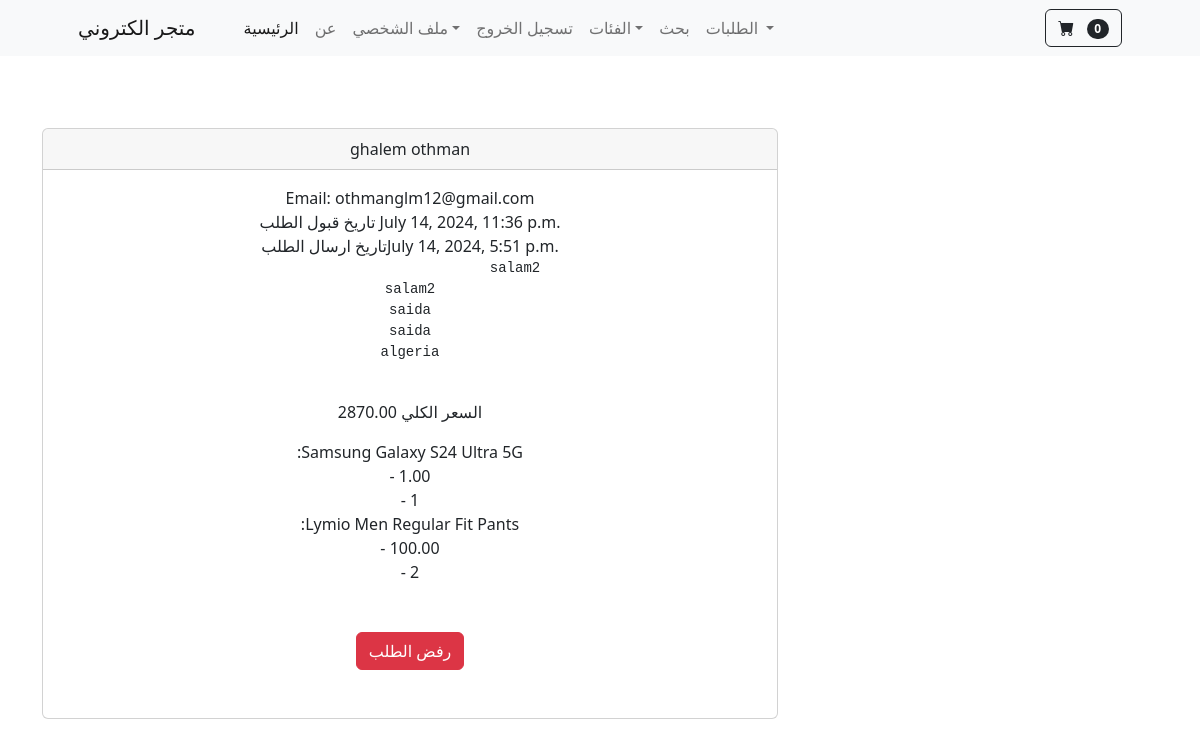
The page /payment/order/13/ (signed in) on the database its author committed.
### payment/models.py (models this page shows, shortened)
class Order(models.Model):
    user = models.ForeignKey(User, on_delete=models.CASCADE, null=True, blank=True)
    full_name = models.CharField(max_length=100)
    email = models.EmailField(max_length=50)
    shipping_address = models.TextField(max_length=1000)
    amount_paid = models.DecimalField(max_digits=7,decimal_places=2)
    date_order = models.DateTimeField(auto_now_add=True)
    shipped = models.BooleanField(default=False)
    date_shipped = models.DateTimeField(blank=True, null=True)

class OrderItem(models.Model):
    order = models.ForeignKey(Order, on_delete=models.CASCADE, null=True)
    product = models.ForeignKey(Product, on_delete=models.CASCADE, null=True)
    user = models.ForeignKey(User, on_delete=models.CASCADE, null=True, blank=True)
    quantity = models.PositiveBigIntegerField(default=1)
    price = models.DecimalField(max_digits=7,decimal_places=2)

### store/models.py (models this page shows)
class Product(models.Model):
    name        = models.CharField(max_length=50)
    price       = models.DecimalField(default=0 ,decimal_places=2, max_digits=6)
    category    = models.ForeignKey(Category, on_delete=models.CASCADE, default=1)
    description = models.CharField(max_length=200, default='', blank=True, null=True )
    image       = models.ImageField(upload_to='upload/product')
    is_sale     = models.BooleanField(default=False)
    sale_price  = models.DecimalField(default=0,decimal_places=2,max_digits=6)
    def __str__(self):
        return self.name

### payment/views.py (the view, shortened to what this page needs)
# urls.py: path('order/<int:pk>/',views.orders, name='orders'),
def orders(request,pk):
    if request.user.is_authenticated and request.user.is_superuser:
        order = Order.objects.get(id=pk)
        items = OrderItem.objects.filter(order=pk)
        return render(request, 'payment/orders.html', {'order':order, 'items':items})

### cart/cart.py (called while the page is built)
    def __len__(self):
        return len(self.cart)

### cart/context_processors.py (called while the page is built)
def cart(request):
    return {'cart':Cart(request)}

### payment/templates/payment/orders.html (shortened to what this page needs)
{% extends 'base.html' %}
{% block content %}
<center>
<div class="container">
    <div class="row">
            <div class="col-8">
                <br><br><br>
                <div class="card text-center">
                    <div class="card-header">
                        {{order.full_name}}
                    </div>
                    <div class="card-body">
                        Email: {{order.email}}<br>
                        {% if order.shipped %}
                         تاريخ قبول الطلب {{order.date_shipped}}<br>
                         تاريخ ارسال الطلب{{order.date_order}}<br>
                        {% else %}
                        تاريخ ارسال الطلب{{order.date_order}}<br>
                        {% endif %}
                        <pre>
                         {{order.shipping_address}}
                        </pre>
                        السعر الكلي {{order.amount_paid}}
                    </div>
                        {% for item in items %}
                        :{{item.product}}<br>  - {{item.price}} <br> - {{item.quantity}}</h5><br>
                        {% endfor %}
                        <br><br>
                        {% if not order.shipped %}
                        <form method="POST">
                           {% csrf_token %}
                           <input type="hidden" name="shipped_status" value="true">
                           <button type="submit" class="btn btn-success">قبول الطلب </button>
                       </form>
                       {% else %}
                       <form method="POST">
                           <button type="submit" class="btn btn-danger"> رفض الطلب </button>
                       </form>
                       {% endif %}
                       <br><br>
                    </div>
                  </div>
            </div>
    </div>
</center>
<br><br><br><br><br>
{% endblock %}

### rows shown on the page
Order: full_name "ghalem othman", email "othmanglm12@gmail.com", date_shipped "July 14, 2024, 11:36 p.m.", date_order "July 14, 2024, 5:51 p.m.", shipping_address "salam2 salam2 saida saida algeria", amount_paid "2870.00"
OrderItem: product "Samsung Galaxy S24 Ultra 5G", price "1.00", quantity "1"
OrderItem: product "Lymio Men Regular Fit Pants", price "100.00", quantity "2"

### other values the page prints
{{ cart|length }} "0"
